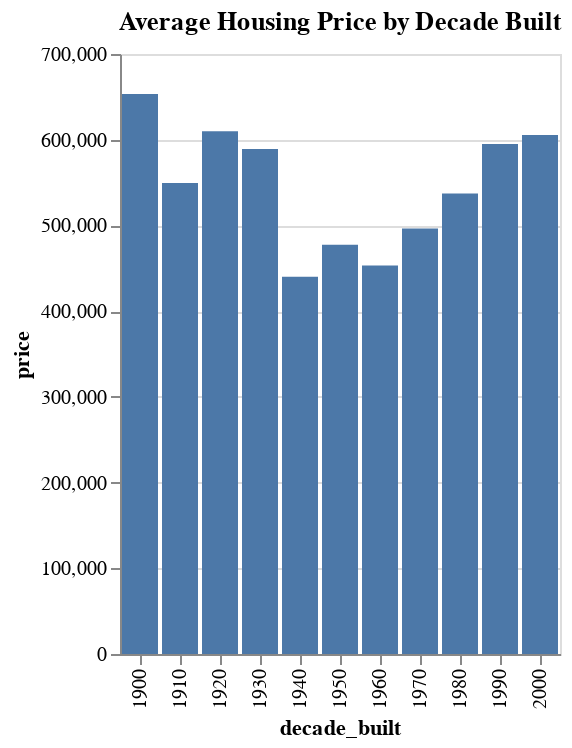

Write notebook code for a chart like this one.
### Markdown cell above
## **DATE BUILT**

### Code cell
import numpy as np
from IPython.display import display

# Step 1: Calculate the decade for each year
house_data['decade_built'] = (house_data['yr_built'] // 10) * 10

# Step 2: Create bins for the decades
decade_bins = np.arange(house_data['decade_built'].min(), house_data['decade_built'].max() + 10, 10)

# Step 3: Assign each year to its corresponding decade bin
house_data['decade_built'] = pd.cut(house_data['yr_built'], bins=decade_bins, labels=decade_bins[:-1])

# Print the resulting DataFrame
house_data['decade_built'].value_counts()

# Assuming you have a DataFrame named "house_data" with columns "decade_built" and "housing_price"

# Enable Altair rendering in Google Colab
# alt.renderers.enable('colab')

# Group the data by decade and calculate the average housing price for each decade
decade_price_avg = house_data.groupby('decade_built')['price'].mean().reset_index()

# Create an Altair bar chart
chart = alt.Chart(decade_price_avg).mark_bar().encode(
    x='decade_built:O',
    y='price:Q',
    tooltip=['decade_built:O', 'price:Q']
).properties(
    title='Average Housing Price by Decade Built'
)

# Display the chart
display(chart)
house_data.head(5)

### Figure 1 — Vega-Lite specification as saved in the notebook (floating-point values rounded to 4 significant figures)
{"config": {"view": {"continuousWidth": 400, "continuousHeight": 300}}, "data": {"name": "data-80f28185cb2ca1893c974bdfe88a76c3"}, "mark": "bar", "encoding": {"tooltip": [{"field": "decade_built", "type": "ordinal"}, {"field": "price", "type": "quantitative"}], "x": {"field": "decade_built", "type": "ordinal"}, "y": {"field": "price", "type": "quantitative"}}, "title": "Average Housing Price by Decade Built", "$schema": "https://vega.github.io/schema/vega-lite/v4.17.0.json", "datasets": {"data-80f28185cb2ca1893c974bdfe88a76c3": [{"decade_built": 1900, "price": 653400.0}, {"decade_built": 1910, "price": 549400.0}, {"decade_built": 1920, "price": 609900.0}, {"decade_built": 1930, "price": 589300.0}, {"decade_built": 1940, "price": 440100.0}, {"decade_built": 1950, "price": 477300.0}, {"decade_built": 1960, "price": 453200.0}, {"decade_built": 1970, "price": 496400.0}, {"decade_built": 1980, "price": 537200.0}, {"decade_built": 1990, "price": 594900.0}, {"decade_built": 2000, "price": 605400.0}]}}
